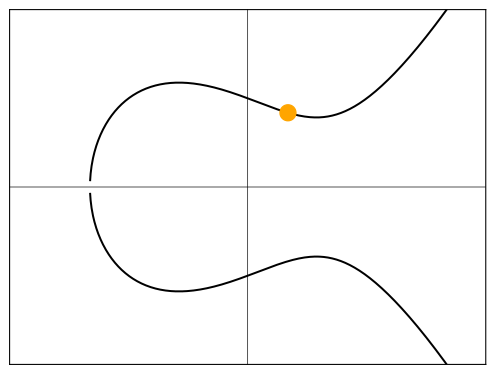

Write the Python code that produced this figure.
import numpy as np
import matplotlib.pyplot as plt

# Function to calculate the points on the elliptic curve
def elliptic_curve(a, b, x_range):
    x = np.linspace(x_range[0], x_range[1], 1000)
    y_squared = x**3 + a*x + b
    y_squared[y_squared < 0] = np.nan  # Replace negative values with NaN
    y = np.sqrt(y_squared)
    return x, y, -y

# Elliptic curve parameters
a = -1
b = 1
x_range = (-2, 2)

# Calculate points
x, y1, y2 = elliptic_curve(a, b, x_range)

# Create a plot
fig, ax = plt.subplots()

# Plot the elliptic curve in black
ax.plot(x, y1, 'k')
ax.plot(x, y2, 'k')

# Add a single orange dot on the curve
valid_indices = np.where(~np.isnan(y1))[0]
mid_index = valid_indices[len(valid_indices) // 2]
ax.plot(x[mid_index], y1[mid_index], 'o', color='orange', markersize=12)

# Set plot limits
ax.set_xlim(x_range)
ax.set_ylim(-2, 2)

# Add x and y axes
ax.axhline(0, color='black', linewidth=0.5)
ax.axvline(0, color='black', linewidth=0.5)

# Remove ticks
ax.set_xticks([])
ax.set_yticks([])

# Save the plot as an SVG file
plt.savefig('elliptic_curve.svg', format='svg', bbox_inches='tight')

# Show the plot
plt.show()
